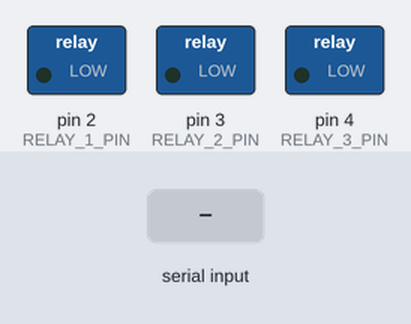
The sketch below on a simulated Arduino Uno, built with avr-gcc and run on an emulated ATmega328P. Parts: switched loads named in the sketch (green lamp = pin HIGH). The test bench sets the inputs (shaded band).

Above: at 1.2 s.
1.3 s: "1" received over the second serial link
At 2.1 s:
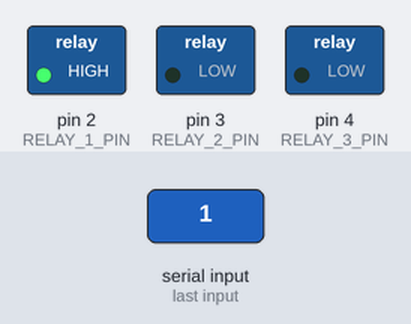
2.8 s: "2" received over the second serial link
At 3.2 s:
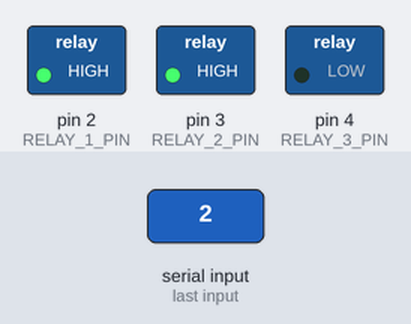
4.3 s: "3" received over the second serial link
At 5.5 s:
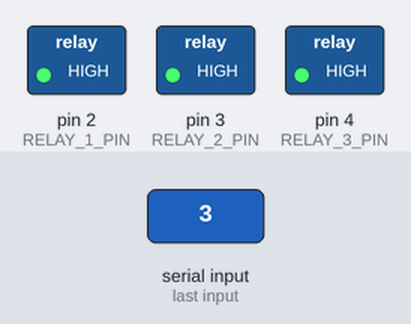
5.8 s: "1" received over the second serial link
At 6.7 s:
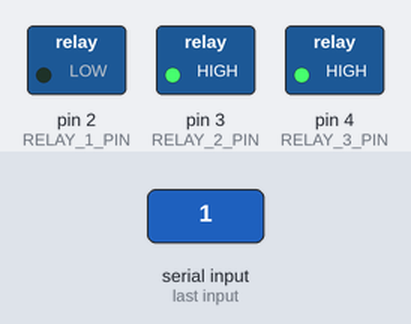
7.3 s: "2" received over the second serial link
At 7.9 s:
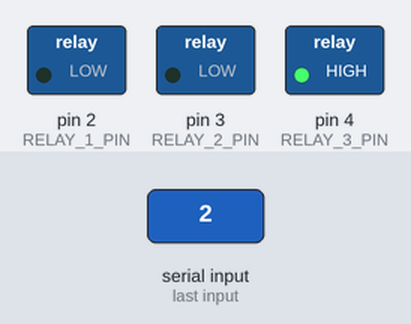
Timing chart, 0 to 9.8 s (numbered marks = the images above; inputs shaded):
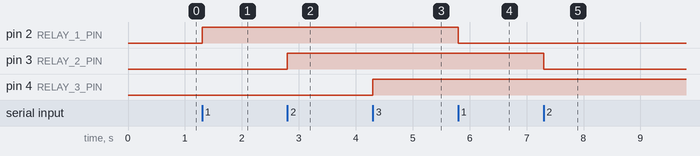

The sketch:

code.ino
```cpp
#include <SoftwareSerial.h>

SoftwareSerial bluetooth(0, 1); // RX, TX

#define RELAY_1_PIN 2 // Pin for controlling first relay
#define RELAY_2_PIN 3 // Pin for controlling second relay
#define RELAY_3_PIN 4 // Pin for controlling third relay

char command; // Variable to store incoming command

void setup() {
  pinMode(RELAY_1_PIN, OUTPUT);
  pinMode(RELAY_2_PIN, OUTPUT);
  pinMode(RELAY_3_PIN, OUTPUT);

  digitalWrite(RELAY_1_PIN, LOW); // Initially turn off relay 1
  digitalWrite(RELAY_2_PIN, LOW); // Initially turn off relay 2
  digitalWrite(RELAY_3_PIN, LOW); // Initially turn off relay 3

  bluetooth.begin(9600); // Default baud rate for most Bluetooth modules
  Serial.begin(9600); // For debugging purpose
}

void loop() {
  if (bluetooth.available() > 0) { // If data is available to read
    command = bluetooth.read(); // Read the incoming command from Bluetooth
    executeCommand(command); // Execute the received command
  }
}

void executeCommand(char cmd) {
  switch (cmd) {
    case '1':
      digitalWrite(RELAY_1_PIN, !digitalRead(RELAY_1_PIN)); // Toggle relay 1
      break;
    case '2':
      digitalWrite(RELAY_2_PIN, !digitalRead(RELAY_2_PIN)); // Toggle relay 2
      break;
    case '3':
      digitalWrite(RELAY_3_PIN, !digitalRead(RELAY_3_PIN)); // Toggle relay 3
      break;
    default:
      break;
  }
}
```

Measured:
- after the input at 1.3 s, pin 2 (RELAY_1_PIN): LOW → HIGH at once
- after the input at 2.8 s, pin 3 (RELAY_2_PIN): LOW → HIGH at once
- after the input at 4.3 s, pin 4 (RELAY_3_PIN): LOW → HIGH at once
- after the input at 5.8 s, pin 2 (RELAY_1_PIN): HIGH → LOW at once
- after the input at 7.3 s, pin 3 (RELAY_2_PIN): HIGH → LOW at once
